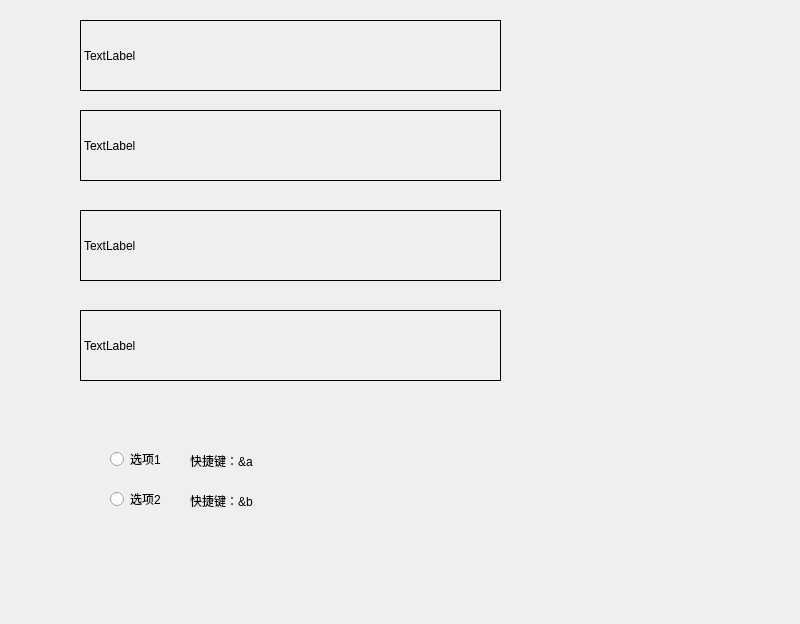
<?xml version="1.0" encoding="UTF-8"?>
<ui version="4.0">
 <class>Widget</class>
 <widget class="QWidget" name="Widget">
  <property name="geometry">
   <rect>
    <x>0</x>
    <y>0</y>
    <width>800</width>
    <height>624</height>
   </rect>
  </property>
  <property name="windowTitle">
   <string>Widget</string>
  </property>
  <widget class="QLabel" name="label">
   <property name="geometry">
    <rect>
     <x>80</x>
     <y>20</y>
     <width>421</width>
     <height>71</height>
    </rect>
   </property>
   <property name="frameShape">
    <enum>QFrame::Box</enum>
   </property>
   <property name="text">
    <string>TextLabel</string>
   </property>
  </widget>
  <widget class="QLabel" name="label_2">
   <property name="geometry">
    <rect>
     <x>80</x>
     <y>110</y>
     <width>421</width>
     <height>71</height>
    </rect>
   </property>
   <property name="frameShape">
    <enum>QFrame::Box</enum>
   </property>
   <property name="text">
    <string>TextLabel</string>
   </property>
  </widget>
  <widget class="QLabel" name="label_3">
   <property name="geometry">
    <rect>
     <x>80</x>
     <y>210</y>
     <width>421</width>
     <height>71</height>
    </rect>
   </property>
   <property name="frameShape">
    <enum>QFrame::Box</enum>
   </property>
   <property name="text">
    <string>TextLabel</string>
   </property>
  </widget>
  <widget class="QLabel" name="label_4">
   <property name="geometry">
    <rect>
     <x>80</x>
     <y>310</y>
     <width>421</width>
     <height>71</height>
    </rect>
   </property>
   <property name="frameShape">
    <enum>QFrame::Box</enum>
   </property>
   <property name="text">
    <string>TextLabel</string>
   </property>
  </widget>
  <widget class="QRadioButton" name="radioButton">
   <property name="geometry">
    <rect>
     <x>110</x>
     <y>450</y>
     <width>91</width>
     <height>18</height>
    </rect>
   </property>
   <property name="text">
    <string>选项1</string>
   </property>
  </widget>
  <widget class="QRadioButton" name="radioButton_2">
   <property name="geometry">
    <rect>
     <x>110</x>
     <y>490</y>
     <width>91</width>
     <height>18</height>
    </rect>
   </property>
   <property name="text">
    <string>选项2</string>
   </property>
  </widget>
  <widget class="QLabel" name="label_5">
   <property name="geometry">
    <rect>
     <x>190</x>
     <y>450</y>
     <width>121</width>
     <height>21</height>
    </rect>
   </property>
   <property name="text">
    <string>快捷键：&amp;a</string>
   </property>
  </widget>
  <widget class="QLabel" name="label_6">
   <property name="geometry">
    <rect>
     <x>190</x>
     <y>490</y>
     <width>181</width>
     <height>21</height>
    </rect>
   </property>
   <property name="text">
    <string>快捷键：&amp;b</string>
   </property>
  </widget>
 </widget>
 <resources/>
 <connections/>
</ui>
